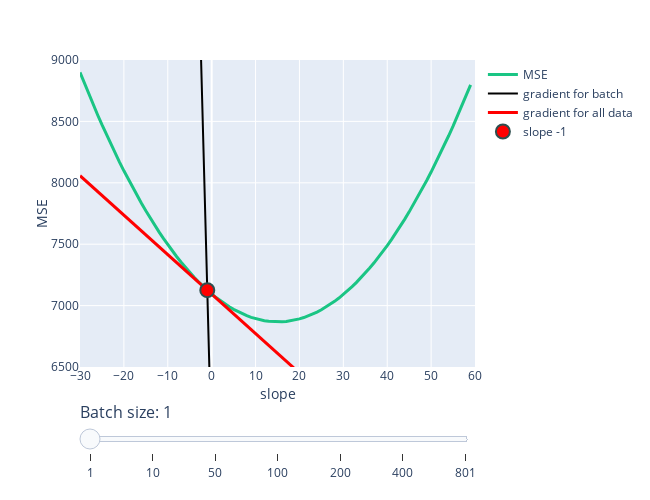

Notebook code cell kept with this figure:
### Markdown cell above
We would still expect the gradient calculated from a batch of data to be different to the gradient calculated using all the data, but not as different to using only a single point. Once again let's visualize this for just the slope parameter to drive the point home:

### Code cell
plot_minibatch_gradients(x, y, w=-1, batch_sizes=[1, 10, 50, 100, 200, 400, len(x)], seed=2020)

### Figure 1 — Plotly figure (JSON) as saved in the notebook; plotly's stock layout.template omitted (floating-point values rounded to 4 significant figures)
{"data": [{"line": {"color": "#1ac584", "width": 3}, "mode": "lines", "name": "MSE", "type": "scatter", "x": [-30, -29, -28, -27, -26, -25, -24, -23, -22, -21, -20, -19, -18, -17, -16, -15, -14, -13, -12, -11, -10, -9, -8, -7, -6, -5, -4, -3, -2, -1, 0, 1, 2, 3, 4, 5, 6, 7, 8, 9, 10, 11, 12, 13, 14, 15, 16, 17, 18, 19, 20, 21, 22, 23, 24, 25, 26, 27, 28, 29, 30, 31, 32, 33, 34, 35, 36, 37, 38, 39, 40, 41, 42, 43, 44, 45, 46, 47, 48, 49, 50, 51, 52, 53, 54, 55, 56, 57, 58, 59], "y": [8899.0, 8810.0, 8723.0, 8638.0, 8554.0, 8473.0, 8394.0, 8317.0, 8242.0, 8169.0, 8098.0, 8028.0, 7961.0, 7896.0, 7833.0, 7772.0, 7713.0, 7656.0, 7600.0, 7547.0, 7496.0, 7447.0, 7400.0, 7355.0, 7312.0, 7270.0, 7231.0, 7194.0, 7159.0, 7126.0, 7095.0, 7066.0, 7038.0, 7013.0, 6990.0, 6969.0, 6950.0, 6933.0, 6918.0, 6904.0, 6893.0, 6884.0, 6877.0, 6872.0, 6869.0, 6868.0, 6868.0, 6871.0, 6876.0, 6883.0, 6892.0, 6903.0, 6916.0, 6930.0, 6947.0, 6966.0, 6987.0, 7010.0, 7035.0, 7062.0, 7090.0, 7121.0, 7154.0, 7189.0, 7226.0, 7265.0, 7306.0, 7349.0, 7393.0, 7440.0, 7489.0, 7540.0, 7593.0, 7648.0, 7705.0, 7763.0, 7824.0, 7887.0, 7952.0, 8019.0, 8088.0, 8159.0, 8231.0, 8306.0, 8383.0, 8462.0, 8543.0, 8626.0, 8711.0, 8797.0]}, {"line": {"color": "black", "width": 2}, "mode": "lines", "name": "gradient for batch", "type": "scatter", "x": [-30, -29, -28, -27, -26, -25, -24, -23, -22, -21, -20, -19, -18, -17, -16, -15, -14, -13, -12, -11, -10, -9, -8, -7, -6, -5, -4, -3, -2, -1, 0, 1, 2, 3, 4, 5, 6, 7, 8, 9, 10, 11, 12, 13, 14, 15, 16, 17, 18, 19, 20, 21, 22, 23, 24, 25, 26, 27, 28, 29, 30, 31, 32, 33, 34, 35, 36, 37, 38, 39, 40, 41, 42, 43, 44, 45, 46, 47, 48, 49, 50, 51, 52, 53, 54, 55, 56, 57, 58, 59], "y": [45650.0, 44320.0, 42990.0, 41670.0, 40340.0, 39010.0, 37680.0, 36350.0, 35020.0, 33700.0, 32370.0, 31040.0, 29710.0, 28380.0, 27050.0, 25720.0, 24400.0, 23070.0, 21740.0, 20410.0, 19080.0, 17750.0, 16430.0, 15100.0, 13770.0, 12440.0, 11110.0, 9783.0, 8454.0, 7126.0, 5797.0, 4469.0, 3140.0, 1812.0, 483.4, -845.0, -2174.0, -3502.0, -4831.0, -6159.0, -7487.0, -8816.0, -10140.0, -11470.0, -12800.0, -14130.0, -15460.0, -16790.0, -18120.0, -19440.0, -20770.0, -22100.0, -23430.0, -24760.0, -26090.0, -27410.0, -28740.0, -30070.0, -31400.0, -32730.0, -34060.0, -35390.0, -36710.0, -38040.0, -39370.0, -40700.0, -42030.0, -43360.0, -44690.0, -46010.0, -47340.0, -48670.0, -50000.0, -51330.0, -52660.0, -53980.0, -55310.0, -56640.0, -57970.0, -59300.0, -60630.0, -61960.0, -63280.0, -64610.0, -65940.0, -67270.0, -68600.0, -69930.0, -71250.0, -72580.0]}, {"line": {"color": "red", "width": 3}, "mode": "lines", "name": "gradient for all data", "type": "scatter", "x": [-30, -29, -28, -27, -26, -25, -24, -23, -22, -21, -20, -19, -18, -17, -16, -15, -14, -13, -12, -11, -10, -9, -8, -7, -6, -5, -4, -3, -2, -1, 0, 1, 2, 3, 4, 5, 6, 7, 8, 9, 10, 11, 12, 13, 14, 15, 16, 17, 18, 19, 20, 21, 22, 23, 24, 25, 26, 27, 28, 29, 30, 31, 32, 33, 34, 35, 36, 37, 38, 39, 40, 41, 42, 43, 44, 45, 46, 47, 48, 49, 50, 51, 52, 53, 54, 55, 56, 57, 58, 59], "y": [8058.0, 8026.0, 7994.0, 7962.0, 7929.0, 7897.0, 7865.0, 7833.0, 7801.0, 7769.0, 7737.0, 7704.0, 7672.0, 7640.0, 7608.0, 7576.0, 7544.0, 7512.0, 7479.0, 7447.0, 7415.0, 7383.0, 7351.0, 7319.0, 7287.0, 7254.0, 7222.0, 7190.0, 7158.0, 7126.0, 7094.0, 7062.0, 7029.0, 6997.0, 6965.0, 6933.0, 6901.0, 6869.0, 6837.0, 6804.0, 6772.0, 6740.0, 6708.0, 6676.0, 6644.0, 6612.0, 6579.0, 6547.0, 6515.0, 6483.0, 6451.0, 6419.0, 6387.0, 6354.0, 6322.0, 6290.0, 6258.0, 6226.0, 6194.0, 6162.0, 6129.0, 6097.0, 6065.0, 6033.0, 6001.0, 5969.0, 5937.0, 5905.0, 5872.0, 5840.0, 5808.0, 5776.0, 5744.0, 5712.0, 5680.0, 5647.0, 5615.0, 5583.0, 5551.0, 5519.0, 5487.0, 5455.0, 5422.0, 5390.0, 5358.0, 5326.0, 5294.0, 5262.0, 5230.0, 5197.0]}, {"line": {"color": "red"}, "marker": {"line": {"color": "DarkSlateGrey", "width": 2}, "size": 14}, "mode": "markers", "name": "slope -1", "type": "scatter", "x": [-1], "y": [7126.0]}], "layout": {"height": 500, "margin": {"b": 20, "t": 60}, "sliders": [{"currentvalue": {"font": {"size": 16}, "prefix": "Batch size: ", "visible": true}, "pad": {"b": 10, "t": 30}, "steps": [{"args": [["1"], {"frame": {"duration": 0, "easing": "linear", "redraw": false}, "transition": {"duration": 0, "easing": "linear"}}], "label": "1", "method": "animate"}, {"args": [["10"], {"frame": {"duration": 0, "easing": "linear", "redraw": false}, "transition": {"duration": 0, "easing": "linear"}}], "label": "10", "method": "animate"}, {"args": [["50"], {"frame": {"duration": 0, "easing": "linear", "redraw": false}, "transition": {"duration": 0, "easing": "linear"}}], "label": "50", "method": "animate"}, {"args": [["100"], {"frame": {"duration": 0, "easing": "linear", "redraw": false}, "transition": {"duration": 0, "easing": "linear"}}], "label": "100", "method": "animate"}, {"args": [["200"], {"frame": {"duration": 0, "easing": "linear", "redraw": false}, "transition": {"duration": 0, "easing": "linear"}}], "label": "200", "method": "animate"}, {"args": [["400"], {"frame": {"duration": 0, "easing": "linear", "redraw": false}, "transition": {"duration": 0, "easing": "linear"}}], "label": "400", "method": "animate"}, {"args": [["801"], {"frame": {"duration": 0, "easing": "linear", "redraw": false}, "transition": {"duration": 0, "easing": "linear"}}], "label": "801", "method": "animate"}]}], "title": {"x": 0.46, "y": 0.93}, "width": 650, "xaxis": {"dtick": 10, "range": [-30, 60], "title": {"standoff": 0, "text": "slope"}}, "yaxis": {"dtick": 500, "range": [6500, 9000], "title": {"standoff": 0, "text": "MSE"}}}}
